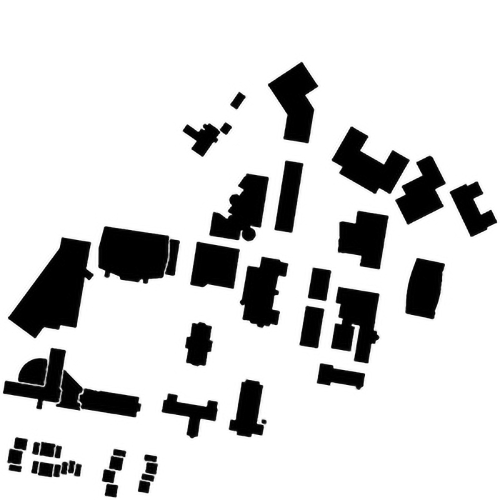
#> input picture Assignment 3/informed_RRT/WPI_map.jpg, 1000 x 1000 px (shown at 1/2 size)
$ python main.py   (older library calls are emulated)
#> lines starting #> are read from the running program, lines starting #| are printed output that depends on the picture; after the words box and inside, x2 and y2 are one past the last pixel; in counts of white or black regions, pixels touching at a corner belong together
### Assignment 3/Patel_Assignment3_codes/informed_RRT/RRT.py
# Standard Algorithm Implementation
# Sampling-based Algorithms RRT and RRT*

import matplotlib.pyplot as plt
import numpy as np
from scipy import spatial
import math


# Class for each tree node
class Node:
    def __init__(self, row, col):
        self.row = row        # coordinate
        self.col = col        # coordinate
        self.parent = None    # parent node / edge
        self.cost = 0.0       # cost to parent / edge weight


# Class for RRT
class RRT:
    # Constructor
    def __init__(self, map_array, start, goal):
        self.map_array = map_array            # map array, 1->free, 0->obstacle
        self.size_row = map_array.shape[0]    # map size
        self.size_col = map_array.shape[1]    # map size

        self.start = Node(start[0], start[1]) # start node
        self.goal = Node(goal[0], goal[1])    # goal node
        self.vertices = []                    # list of nodes
        self.found = False                    # found flag


    def init_map(self):
        '''Intialize the map before each search
        '''
        self.found = False
        self.vertices = []
        self.vertices.append(self.start)


    def dis(self, node1, node2):
        '''Calculate the euclidean distance between two nodes
        arguments:
            node1 - node 1
            node2 - node 2

        return:
            euclidean distance between two nodes
        '''
        return np.sqrt((node1.row-node2.row)**2 + (node1.col-node2.col)**2)


    def check_collision(self, node1, node2):
        '''Check if the path between two nodes collide with obstacles
        arguments:
            node1 - node 1
            node2 - node 2

        return:
            True if there are obstacles
            False if the new node is valid to be connected
        '''
        # Check obstacle between nodes
        # get all the points in between
        points_between = zip(np.linspace(node1.row, node2.row, dtype=int),
                             np.linspace(node1.col, node2.col, dtype=int))
        # check if any of these are obstacles
        for point in points_between:
            if self.map_array[point[0]][point[1]] == 0:
                return True
        return False


    def get_new_point(self, goal_bias):
        '''Choose the goal or generate a random point
        arguments:
            goal_bias - the possibility of choosing the goal instead of a random point

        return:
            point - the new point
        '''
        # select goal
        if np.random.random() < goal_bias:
            point = [self.goal.row, self.goal.col]
        # or generate a random point
        else:
            point = [np.random.randint(0, self.size_row-1), np.random.randint(0, self.size_col-1)]
        return point

    def get_random_ball(self):
        u = np.random.random()
        v = np.random.random()
        r = u ** 0.5  # sqrt function
        theta = 2 * math.pi * v
        x = r * math.cos(theta)
        y = r * math.sin(theta)

        return np.mat([y, x])


    def get_new_point_in_ellipsoid(self, goal_bias, c_best):
        '''Choose the goal or generate a random point in an ellipsoid
           defined by start, goal and current best length of path
        arguments:
            goal_bias - the possibility of choosing the goal instead of a random point
            c_best - the length of the current best path

        return:
            point - the new point
        '''
        # Select goal
        if np.random.random() < goal_bias:
            point = [self.goal.row, self.goal.col]

        #### TODO ####
        # Generate a random point in an ellipsoid
        else:
            c_min = self.dis(self.start, self.goal)
            x_center = [(self.goal.row + self.start.row)/2, (self.goal.col + self.start.col)/2]
            x_center = np.mat(x_center)
            # print(x_center)
            # theta = math.atan2(self.goal.row - self.start.row, -self.goal.col + self.start.col)
            theta = math.atan2((self.goal.col - self.start.col), (-self.goal.row + self.start.row))

            C = [[math.cos(theta), math.sin(theta)], [-math.sin(theta), math.cos(theta)]]
            C = np.mat(C)

            L = np.mat([[c_best/2, 0], [0, ((c_best**2 - c_min**2)**0.5)/2]])
            # L = np.array(L)

            Xball = self.get_random_ball()

            x_rand = C*L*Xball.transpose() + x_center.transpose()
            x_rand = np.array(x_rand)
            # print(x_rand.transpose()[0][0], x_rand.transpose()[0][1])
            point = [x_rand.transpose()[0][0], x_rand.transpose()[0][1]]


            # pass
            # Compute the distance between start and goal - c_min

            # Calculate center of the ellipsoid - x_center

            # Compute rotation matrix from elipse to world frame - C

            # Compute diagonal matrix - L

            # Cast a sample from a unit ball - x_ball

            # Map ball sample to the ellipsoid - x_rand

        #### TODO END ####

        return point


    def get_nearest_node(self, point):
        '''Find the nearest node from the new point in self.vertices
        arguments:
            point - the new point

        return:
            the nearest node
        '''
        # Use kdtree to find the neighbors within neighbor size
        samples = [[v.row, v.col] for v in self.vertices]
        kdtree = spatial.cKDTree(samples)
        coord, ind = kdtree.query(point)
        return self.vertices[ind]


    def sample(self, goal_bias=0.05, c_best=0):
        '''Sample a random point in the area
        arguments:
            goal_bias - the possibility of choosing the goal instead of a random point
            c_best - the length of the current best path (For informed RRT)

        return:
            a new node if this node is valid and added, None if not.

        Generate a new point
        '''
        # Generate a new point

        #### TODO ####

        if c_best <= 0:
            new_point = self.get_new_point(goal_bias) #del this

        else:
            new_point = self.get_new_point_in_ellipsoid(goal_bias, c_best)

        # Regular sampling if c_best <= 0
        # using self.get_new_point

        # Sampling in an ellipsoid if c_best is a positive value
        # using self.get_new_point_in_ellipsoid

        #### TODO END ####

        return new_point


    def extend(self, new_point, extend_dis=10):
        '''Extend a new node to the current tree structure
        arguments:
            new_point - the new sampled point in the map
            extend_dis - extension distance for each step

        return:
            a new node if this node is valid and added, None if not.

        Extend towards the new point and check feasibility.
        Create and add a new node if feasible.
        '''
        # Get nearest node
        nearest_node = self.get_nearest_node(new_point)

        # Calculate new node location
        slope = np.arctan2(new_point[1]-nearest_node.col, new_point[0]-nearest_node.row)
        new_row = nearest_node.row + extend_dis*np.cos(slope)
        new_col = nearest_node.col + extend_dis*np.sin(slope)
        new_node = Node(int(new_row), int(new_col))

        # Check boundary and collision
        if (0 <= new_row < self.size_row) and (0 <= new_col < self.size_col) and \
           not self.check_collision(nearest_node, new_node):
            # If pass, add the new node
            new_node.parent = nearest_node
            new_node.cost = extend_dis
            self.vertices.append(new_node)

            # Check if goal is close
            if not self.found:
                d = self.dis(new_node, self.goal)
                if d < extend_dis:
                    self.goal.cost = d
                    self.goal.parent = new_node
                    self.vertices.append(self.goal)
                    self.found = True

            return new_node
        else:
            return None


    def get_neighbors(self, new_node, neighbor_size):
        '''Get the neighbors that is within the neighbor distance from the node
        arguments:
            new_node - a new node
            neighbor_size - the neighbor distance

        return:
            neighbors - a list of neighbors that are within the neighbor distance
        '''
        # Use kdtree to find the neighbors within neighbor size
        samples = [[v.row, v.col] for v in self.vertices]
        kdtree = spatial.cKDTree(samples)
        ind = kdtree.query_ball_point([new_node.row, new_node.col], neighbor_size)
        neighbors = [self.vertices[i] for i in ind]
        # Remove the new_node itself
        neighbors.remove(new_node)
        return neighbors


    def path_cost(self, start_node, end_node):
        '''Compute path cost starting from start node to end node
        arguments:
            start_node - path start node
            end_node - path end node

        return:
            cost - path cost
        '''
        cost = 0
        curr_node = end_node
        while start_node.row != curr_node.row or start_node.col != curr_node.col:
            # Keep tracing back until finding the start_node
            # or no path exists
            parent = curr_node.parent
            if parent is None:
                print("Invalid Path")
                return 0
            cost += curr_node.cost
            curr_node = parent

        return cost


    def rewire(self, new_node, neighbors):
        '''Rewire the new node and all its neighbors
        arguments:
            new_node - the new node
            neighbors - a list of neighbors that are within the neighbor distance from the node

        Rewire the new node if connecting to a new neighbor node will give least cost.
        Rewire all the other neighbor nodes.
        '''
        # If no neighbors, skip
        if neighbors == []:
            return

        # Compute the distance from the new node to the neighbor nodes
        distances = [self.dis(new_node, node) for node in neighbors]

        # Rewire the new node
        # compute the least potential cost
        costs = [d + self.path_cost(self.start, neighbors[i]) for i, d in enumerate(distances)]
        indices = np.argsort(np.array(costs))
        # check collision and connect the best node to the new node
        for i in indices:
            if not self.check_collision(new_node, neighbors[i]):
                new_node.parent = neighbors[i]
                new_node.cost = distances[i]
                break

        # Rewire new_node's neighbors
        for i, node in enumerate(neighbors):
            # new cost
            new_cost = self.path_cost(self.start, new_node) + distances[i]
            # if new cost is lower
            # and there is no obstacles in between
            if self.path_cost(self.start, node) > new_cost and \
               not self.check_collision(node, new_node):
                node.parent = new_node
                node.cost = distances[i]


    def draw_map(self):
        '''Visualization of the result
        '''
        # Create empty map
        fig, ax = plt.subplots(1)
        img = 255 * np.dstack((self.map_array, self.map_array, self.map_array))
        ax.imshow(img)

        # Draw Trees or Sample points
        for node in self.vertices[1:-1]:
            plt.plot(node.col, node.row, markersize=3, marker='o', color='y')
            plt.plot([node.col, node.parent.col], [node.row, node.parent.row], color='y')

        # Draw Final Path if found
        if self.found:
            cur = self.goal
            while cur.col != self.start.col or cur.row != self.start.row:
                plt.plot([cur.col, cur.parent.col], [cur.row, cur.parent.row], color='b')
                cur = cur.parent
                plt.plot(cur.col, cur.row, markersize=3, marker='o', color='b')

        # Draw start and goal
        plt.plot(self.start.col, self.start.row, markersize=5, marker='o', color='g')
        plt.plot(self.goal.col, self.goal.row, markersize=5, marker='o', color='r')

        # show image
        plt.show()


    # [64 lines left out: functions RRT, RRT_star, not called in this run]


    def informed_RRT_star(self, n_pts=1000, neighbor_size=20):
        '''Informed RRT* search function
        arguments:
            n_pts - number of points try to sample,
                    not the number of final sampled points
            neighbor_size - the neighbor distance

        In each step, extend a new node if possible, and rewire the node and its neighbors
        Once a path is found, an ellipsoid will be defined to constrained the sampling area
        '''
        # Remove previous result
        self.init_map()
        # Start searching
        for i in range(n_pts):

            #### TODO ####
            c_best = 0
            if self.found:
                c_best = self.path_cost(self.start, self.goal)
            # Once a path is found, update the best length of path - c_best
            # using the function self.path_cost(self.start, self.goal)

            #### TODO END ####

            # Extend a new node
            new_point = self.sample(0.05, c_best)
            new_node = self.extend(new_point, 10)
            # Rewire
            if new_node is not None:
                neighbors = self.get_neighbors(new_node, neighbor_size)
                self.rewire(new_node, neighbors)

        # Output
        if self.found:
            steps = len(self.vertices) - 2
            length = self.path_cost(self.start, self.goal)
            print("It took %d nodes to find the current path" %steps)
            print("The path length is %.2f" %length)
        else:
            print("No path found")

        # Draw result
        self.draw_map()

### Assignment 3/informed_RRT/main.py
# Main and helper function

from PIL import Image
import numpy as np
from RRT import RRT

import matplotlib.pyplot as plt


def load_map(file_path, resolution_scale):
    ''' Load map from an image and return a 2D binary numpy array
        where 0 represents obstacles and 1 represents free space
    '''
#> called with file_path = 'WPI_map.jpg', resolution_scale = 0.3
    # Load the image with grayscale
    img = Image.open(file_path).convert('L')
    # Rescale the image
    size_x, size_y = img.size
#> size_x = 1000; size_y = 1000
    new_x, new_y  = int(size_x*resolution_scale), int(size_y*resolution_scale)
#> new_x = 300; new_y = 300
    img = img.resize((new_x, new_y), Image.ANTIALIAS)
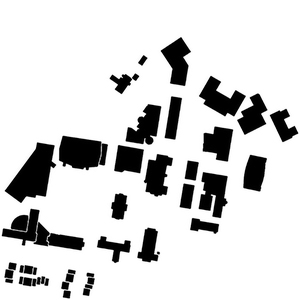
#> img: PIL image 300x300 L; min 0, max 255, mean 212.5

    map_array = np.asarray(img, dtype='uint8')

    # Get bianry image
    threshold = 127
    map_array = 1 * (map_array > threshold)
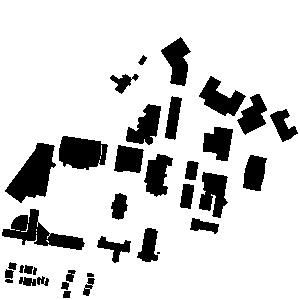
#> map_array: shape (300, 300) int64; values 0 (black) and 1 (white), 83.4% white; 36 black regions (1 under 20 px), largest, box (x1, y1, x2, y2) and area: (5, 143, 56, 203) 1629, (2, 209, 85, 250) 1345, (59, 136, 108, 170) 1256

    # Result 2D numpy array
    return map_array


if __name__ == "__main__":
    # Load the map
    start = (200, 75)
    # goal  = (30, 250)
    goal = (30, 250)
    map_array = load_map("WPI_map.jpg", 0.3)

    # Planning class
    RRT_planner = RRT(map_array, start, goal)

    # Search with RRT and RRT*
    # RRT_planner.RRT(n_pts=1000)
    # RRT_planner.RRT_star(n_pts=2000)
    RRT_planner.informed_RRT_star(n_pts=2000)
#| It took 1259 nodes to find the current path
#| The path length is 249.12
#> in draw_map, `plt.show()`:
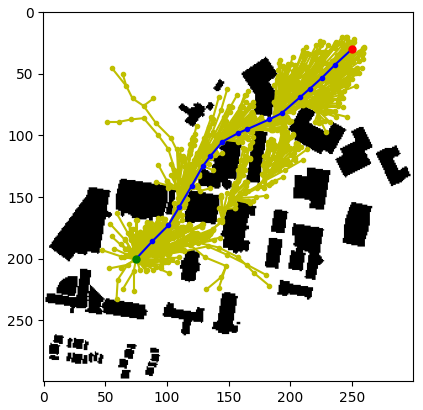
#> figure drawn by matplotlib, 1 panel
